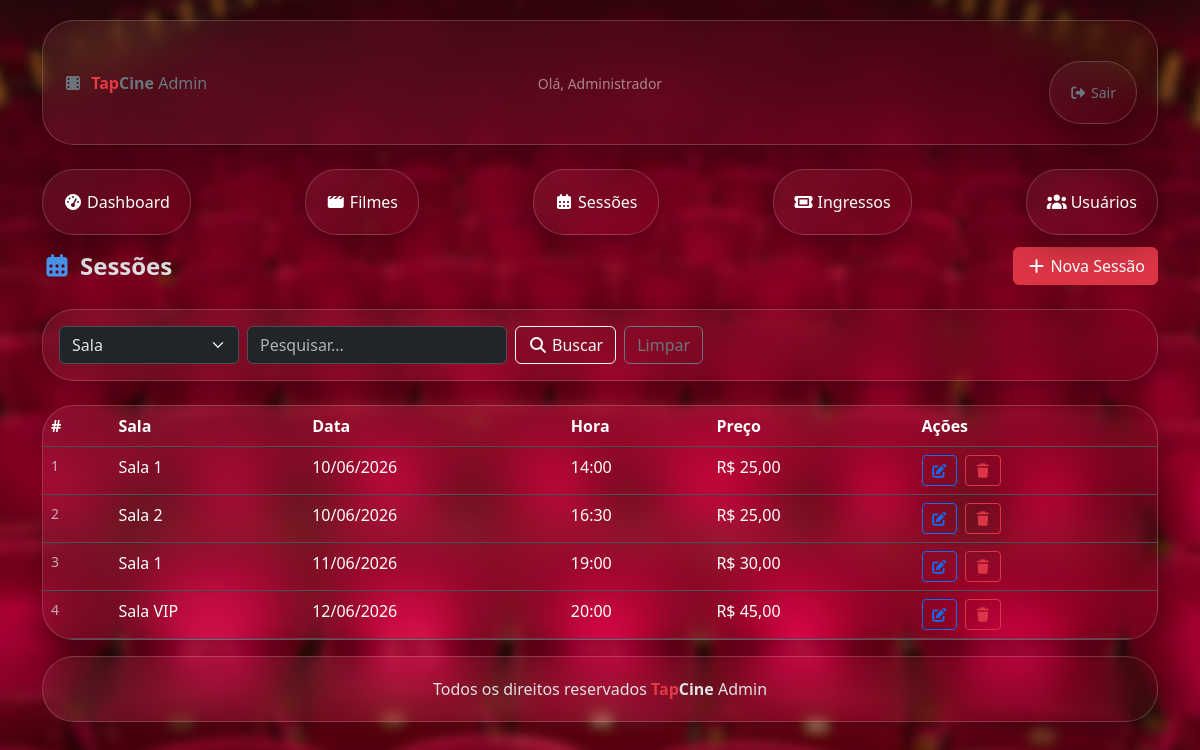
The app's page /sessao/SessaoList.php (signed in) with its own data.
### tables this page shows
CREATE TABLE IF NOT EXISTS `sessoes` (
  `id`          INT(11)      NOT NULL AUTO_INCREMENT,
  `sala`        VARCHAR(50)  NOT NULL,
  `data_sessao` DATE         NOT NULL,
  `hora_inicio` TIME         NOT NULL,
  `preco`       DECIMAL(6,2) NOT NULL,
  PRIMARY KEY (`id`)
);

### database/db.class.php (called while the page is built, shortened)
<?php
class db
{
    private $host = 'localhost';
    private $user = 'root';
    private $password = '';
    private $port = '3306';
    private $dbname = 'db_pweb1_cinema';
    private $table_name;
    private $conn;
    public function __construct($table_name)
    {
        $this->table_name = $table_name;
        $this->conn = $this->connect();
    }
    private function connect()
    {
        try {
            $pdo = new PDO(
                "mysql:host=$this->host;dbname=$this->dbname;port=$this->port;charset=utf8",
                $this->user,
                $this->password
            );
            $pdo->setAttribute(PDO::ATTR_ERRMODE, PDO::ERRMODE_EXCEPTION);
            return $pdo;
        } catch (PDOException $e) {
            die('Erro na conexão: ' . $e->getMessage());
        }
    }
    public function all()
    {
        $sql = "SELECT * FROM $this->table_name";
        $st = $this->conn->prepare($sql);
        $st->execute();
        return $st->fetchAll(PDO::FETCH_OBJ);
    }
}

### sessao/SessaoList.php (the view, shortened to what this page needs)
<?php
include '../header.php';
include_once '../database/db.class.php';
$db = new db('sessoes');
$sessoes = $db->all();
?>
<div class="d-flex justify-content-between align-items-center mb-4">
    <h4 class="fw-bold mb-0"><i class="fa-solid fa-calendar-days me-2" style="color:#4895ef"></i>Sessões</h4>
    <a href="SessaoForm.php" class="btn btn-danger">
        <i class="fa-solid fa-plus me-1"></i>Nova Sessão
    </a>
</div>
<form method="POST" class="glass-effect p-3 mb-4 d-flex gap-2 flex-wrap">
    <select name="tipo" class="form-select" style="max-width:180px;">
        <option value="sala">Sala</option>
    </select>
    <input type="text" name="valor" class="form-control" style="max-width:260px;"
           placeholder="Pesquisar..."
           value="<?= htmlspecialchars($_POST['valor'] ?? '') ?>">
    <button type="submit" name="buscar" class="btn btn-outline-light">
        <i class="fa-solid fa-magnifying-glass me-1"></i>Buscar
    </button>
    <a href="SessaoList.php" class="btn btn-outline-secondary">Limpar</a>
</form>
<div class="glass-effect p-0 overflow-hidden">
    <table class="table table-hover mb-0">
        <thead>
            <tr>
                <th>#</th>
                <th>Sala</th>
                <th>Data</th>
                <th>Hora</th>
                <th>Preço</th>
                <th>Ações</th>
            </tr>
        </thead>
        <tbody>
            <?php if (empty($sessoes)): ?>
                <tr><td colspan="6" class="text-center text-muted py-4">Nenhuma sessão encontrada.</td></tr>
            <?php else: ?>
                <?php foreach ($sessoes as $sessao): ?>
                <tr>
                    <td class="text-muted small"><?= $sessao->id ?></td>
                    <td><?= htmlspecialchars($sessao->sala) ?></td>
                    <td><?= date('d/m/Y', strtotime($sessao->data_sessao)) ?></td>
                    <td><?= substr($sessao->hora_inicio, 0, 5) ?></td>
                    <td>R$ <?= number_format($sessao->preco, 2, ',', '.') ?></td>
                    <td>
                        <a href="SessaoForm.php?id=<?= $sessao->id ?>" class="btn btn-sm btn-outline-primary me-1">
                            <i class="fa-solid fa-pen-to-square"></i>
                        </a>
                        <a href="?delete=<?= $sessao->id ?>"
                           class="btn btn-sm btn-outline-danger"
                           onclick="return confirm('Excluir esta sessão?')">
                            <i class="fa-solid fa-trash"></i>
                        </a>
                    </td>
                </tr>
                <?php endforeach; ?>
            <?php endif; ?>
        </tbody>
    </table>
</div>
<?php include '../footer.php'; ?>

### header.php (style rules this page uses)
body { background-image: url('/PWEB_1_TRABALHO/site/admin/img/background_cinema_blur.png'); background-size: cover; background-position: center; background-attachment: fixed; }
.glass-effect { background: linear-gradient(135deg, rgba(255, 255, 255, 0.05), rgba(255, 255, 255, 0)); border: 1px solid rgba(255, 255, 255, 0.18); border-radius: 32px; -webkit-backdrop-filter: blur(20px); backdrop-filter: blur(20px); box-shadow: 0 8px 32px 0 rgba(0, 0, 0, 0.37); padding: 20px; margin-top: 20px; }
.table { --bs-table-bg: transparent; }

### records on screen
sessoes: id "1", sala "Sala 1", data_sessao "10/06/2026", hora_inicio "14:00", preco "25,00"
sessoes: id "2", sala "Sala 2", data_sessao "10/06/2026", hora_inicio "16:30", preco "25,00"
sessoes: id "3", sala "Sala 1", data_sessao "11/06/2026", hora_inicio "19:00", preco "30,00"
sessoes: id "4", sala "Sala VIP", data_sessao "12/06/2026", hora_inicio "20:00", preco "45,00"

### other values on screen
$_SESSION['usuario_nome'] "Administrador"
